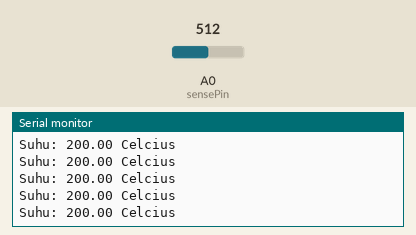
The sketch below on a simulated Arduino Uno, built with avr-gcc and run on an emulated ATmega328P. Shown: the last lines printed to the serial monitor. The test bench sets the inputs (shaded band); at power-on: A0 (sensePin) = 512.

Above: at 1.2 s.
1.3 s: A0 (sensePin) set to 321
At 2.2 s:
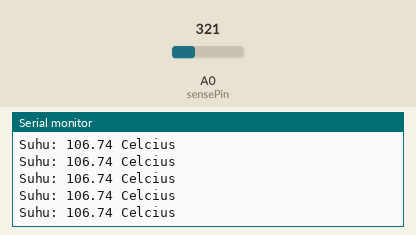
2.8 s: A0 (sensePin) set to 300
At 3.7 s:
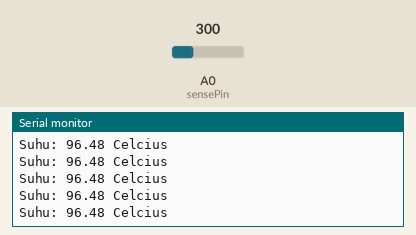
5.8 s: A0 (sensePin) set to 131
At 6.8 s:
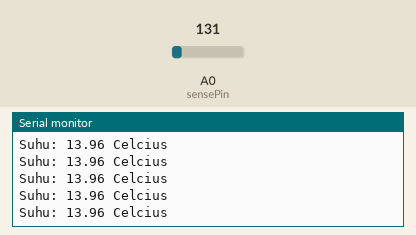
7.3 s: A0 (sensePin) set to 110
At 8.3 s:
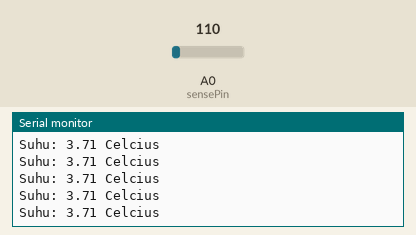
13.3 s: A0 (sensePin) set to 76
At 14.3 s:
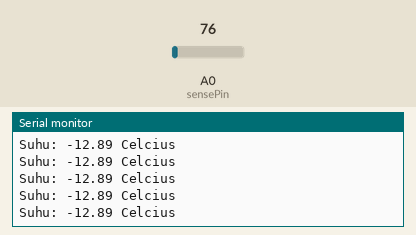
16.3 s: A0 (sensePin) set to 91
At 17.0 s:
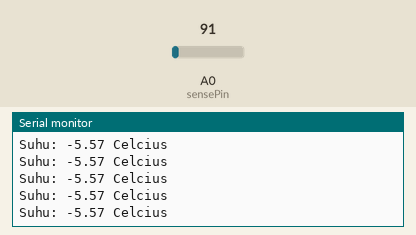
Timing chart, 0 to 19.3 s (numbered marks = the images above; inputs shaded):
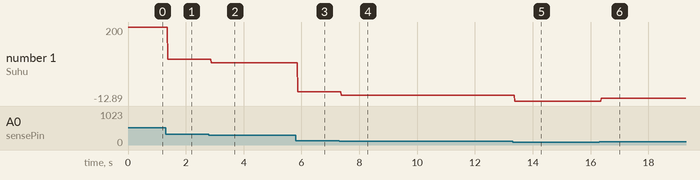

The sketch:

11_16520366_02.ino
```cpp
int sensePin = A0;
int sensorInput;
double temp;

void setup()
{
  Serial.begin(9600);
}

void loop()
{
  sensorInput = analogRead(sensePin);
  temp = (double)sensorInput / 1024;
  temp = temp * 5;
  temp = temp - 0.5;
  temp = temp * 100;

  Serial.print("Suhu: ");
  Serial.print(temp);
  Serial.println(" Celcius");
}
```

Measured:
- after the input at 1.3 s, the serial monitor: prints a new line after 0.07 s (image 1)
- after the input at 2.8 s, the serial monitor: prints a new line after 0.08 s (image 2)
- after the input at 5.8 s, the serial monitor: prints a new line after 0.08 s (image 3)
- after the input at 7.3 s, the serial monitor: prints a new line after 0.08 s (image 4)
- after the input at 13.3 s, the serial monitor: prints a new line after 0.07 s (image 5)
- after the input at 16.3 s, the serial monitor: prints a new line after 0.07 s (image 6)
- plotted number 1: 200 → 106.74 after the input at 1.3 s, 106.74 → 96.48 after the input at 2.8 s, 96.48 → 13.96 after the input at 5.8 s, 13.96 → 3.71 after the input at 7.3 s, 3.71 → -12.89 after the input at 13.3 s
